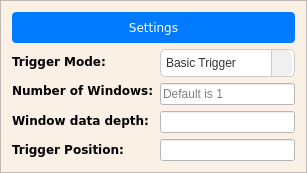
                       <widget class="QFrame" name="frame_2">
                        <property name="styleSheet">
                         <string notr="true">background-color: #faf0e6</string>
                        </property>
                        <property name="frameShape">
                         <enum>QFrame::StyledPanel</enum>
                        </property>
                        <property name="frameShadow">
                         <enum>QFrame::Raised</enum>
                        </property>
                        <layout class="QVBoxLayout" name="verticalLayout_45">
                         <item>
                          <layout class="QVBoxLayout" name="verticalLayout_12">
                           <item>
                            <widget class="QPushButton" name="pushButton_12">
                             <property name="font">
                              <font>
                               <family>Verdana</family>
                               <weight>50</weight>
                               <bold>false</bold>
                              </font>
                             </property>
                             <property name="styleSheet">
                              <string notr="true">QPushButton {
    border: none;
    padding: 8px 12px;
    border-radius: 4px;
    background-color: #007bff;
    color: #fff;
}

QPushButton:hover {
    background-color: #0056b3;
}

QPushButton::indicator {
    width: 16px;
    height: 16px;
    margin-right: 6px;
}</string>
                             </property>
                             <property name="text">
                              <string>Settings</string>
                             </property>
                            </widget>
                           </item>
                           <item>
                            <layout class="QHBoxLayout" name="horizontalLayout_7">
                             <item>
                              <layout class="QVBoxLayout" name="verticalLayout_9">
                               <item>
                                <widget class="QLabel" name="ILACores_Label_3">
                                 <property name="font">
                                  <font>
                                   <family>Verdana</family>
                                   <pointsize>9</pointsize>
                                   <weight>75</weight>
                                   <bold>true</bold>
                                  </font>
                                 </property>
                                 <property name="text">
                                  <string>Trigger Mode:</string>
                                 </property>
                                </widget>
                               </item>
                               <item>
                                <widget class="QLabel" name="ILACores_Label_6">
                                 <property name="font">
                                  <font>
                                   <family>Verdana</family>
                                   <pointsize>9</pointsize>
                                   <weight>75</weight>
                                   <bold>true</bold>
                                  </font>
                                 </property>
                                 <property name="text">
                                  <string>Number of Windows:</string>
                                 </property>
                                </widget>
                               </item>
                               <item>
                                <widget class="QLabel" name="ILACores_Label_4">
                                 <property name="font">
                                  <font>
                                   <family>Verdana</family>
                                   <pointsize>9</pointsize>
                                   <weight>75</weight>
                                   <bold>true</bold>
                                  </font>
                                 </property>
                                 <property name="text">
                                  <string>Window data depth:</string>
                                 </property>
                                </widget>
                               </item>
                               <item>
                                <widget class="QLabel" name="ILACores_Label_5">
                                 <property name="font">
                                  <font>
                                   <family>Verdana</family>
                                   <pointsize>9</pointsize>
                                   <weight>75</weight>
                                   <bold>true</bold>
                                  </font>
                                 </property>
                                 <property name="text">
                                  <string>Trigger Position:</string>
                                 </property>
                                </widget>
                               </item>
                              </layout>
                             </item>
                             <item>
                              <layout class="QVBoxLayout" name="verticalLayout_5">
                               <item>
                                <widget class="QComboBox" name="ILACaptureMode_ComboBox">
                                 <property name="font">
                                  <font>
                                   <pointsize>-1</pointsize>
                                  </font>
                                 </property>
                                 <property name="styleSheet">
                                  <string notr="true">QComboBox {
    padding: 5px;
    border: 1px solid #CCCCCC;
    border-radius: 5px;
    background-color: #FFFFFF;
    color: #333333;
    font-size: 12px;
    selection-background-color: #007BFF;
    selection-color: #FFFFFF;
}

QComboBox:hover {
    border-color: #AAAAAA;
}

QComboBox:pressed {
    border-color: #007BFF;
}

QComboBox::drop-down {
    subcontrol-origin: padding;
    subcontrol-position: right;
    width: 20px;
    border-left: 1px solid #CCCCCC;
    border-top-right-radius: 5px;
    border-bottom-right-radius: 5px;
    background-color: #F0F0F0;
    margin-right: 2px;
}

QComboBox::down-arrow {
    width: 12px;
    height: 12px;
    image: none;
    qproperty-iconSize: 12px;
    background-color: #CCCCCC;
    border-radius: 3px;
}

QComboBox::down-arrow:hover {
    background-color: #AAAAAA;
}</string>
                                 </property>
                                 <property name="insertPolicy">
                                  <enum>QComboBox::InsertAtBottom</enum>
                                 </property>
                                 <item>
                                  <property name="text">
                                   <string>Basic Trigger</string>
                                  </property>
                                 </item>
                                 <item>
                                  <property name="text">
                                   <string>Immediate Trigger</string>
                                  </property>
                                 </item>
                                </widget>
                               </item>
                               <item>
                                <widget class="QLineEdit" name="ILAWindowCount_lineEdit">
                                 <property name="styleSheet">
                                  <string notr="true">background-color: rgb(255, 255, 255);</string>
                                 </property>
                                 <property name="text">
                                  <string/>
                                 </property>
                                 <property name="placeholderText">
                                  <string>Default is 1</string>
                                 </property>
                                </widget>
                               </item>
                               <item>
                                <widget class="QLineEdit" name="ILADataDepth_lineEdit">
                                 <property name="styleSheet">
                                  <string notr="true">background-color: rgb(255, 255, 255);</string>
                                 </property>
                                 <property name="text">
                                  <string/>
                                 </property>
                                </widget>
                               </item>
                               <item>
                                <widget class="QLineEdit" name="ILATriggerPosition_lineEdit">
                                 <property name="styleSheet">
                                  <string notr="true">background-color: rgb(255, 255, 255);</string>
                                 </property>
                                 <property name="text">
                                  <string/>
                                 </property>
                                </widget>
                               </item>
                              </layout>
                             </item>
                            </layout>
                           </item>
                          </layout>
                         </item>
                        </layout>
                       </widget>
